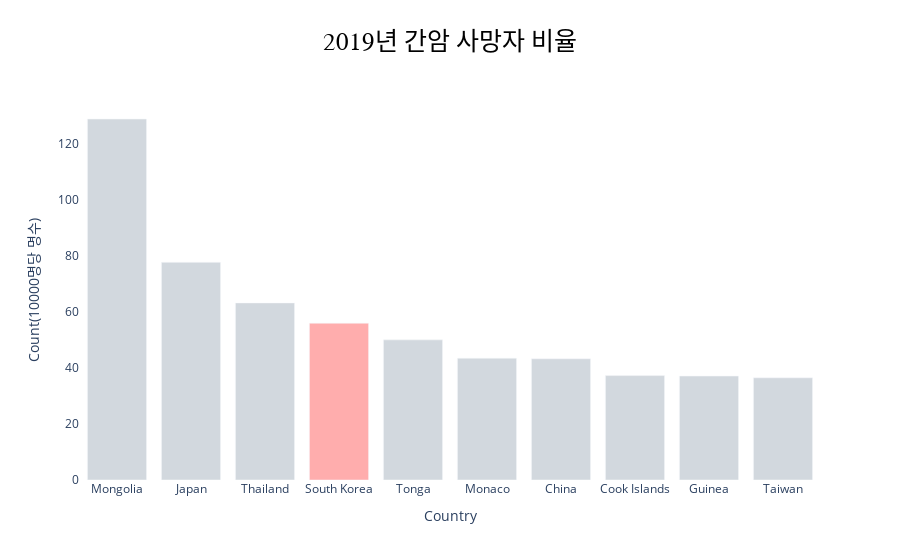

Notebook code cell kept with this figure:
### Code cell
# top 10 percentage graphs
fig = go.Figure()

colors = ['lightslategray','lightslategray','lightslategray',
          'red','lightslategray','lightslategray',
          'lightslategray','lightslategray','lightslategray',
          'lightslategray']

fig.add_trace(go.Bar(x = top_10_perc['Entity_x'],
                     y = top_10_perc['death_per_population'],
                     marker_color=colors,
                     opacity=0.8))

fig.update_layout(title_text="2019년 간암 사망자 비율",
                  title_x = 0.5,
                  title_xanchor = 'center',
                  title_font_size = 25,
                  title_font_color = 'black',
                  title_font_family = 'NanumSquare',
                  plot_bgcolor='#ffffff',
                  xaxis=dict(title='Country'),
                  yaxis=dict(title='Count(10000명당 명수)'))

fig.update_traces(#marker_color= 히스토그램 색, 
                 #marker_line_width=히스토그램 테두리 두깨,                            
                 #marker_line_color=히스토그램 테두리 색,
                 marker_opacity = 0.4,
                 )

fig.show()

# 저장
fig.write_image("../figure/cancer_death_count_perc.png")

### Figure 1 — Plotly figure (JSON) as saved in the notebook; plotly's stock layout.template omitted (floating-point values rounded to 4 significant figures)
{"data": [{"marker": {"color": ["lightslategray", "lightslategray", "lightslategray", "red", "lightslategray", "lightslategray", "lightslategray", "lightslategray", "lightslategray", "lightslategray"], "opacity": 0.4}, "opacity": 0.8, "type": "bar", "x": ["Mongolia", "Japan", "Thailand", "South Korea", "Tonga", "Monaco", "China", "Cook Islands", "Guinea", "Taiwan"], "y": [128.8, 77.65, 63.18, 55.92, 49.99, 43.47, 43.25, 37.25, 37.09, 36.47]}], "layout": {"plot_bgcolor": "#ffffff", "title": {"font": {"color": "black", "family": "NanumSquare", "size": 25}, "text": "2019년 간암 사망자 비율", "x": 0.5, "xanchor": "center"}, "xaxis": {"title": {"text": "Country"}}, "yaxis": {"title": {"text": "Count(10000명당 명수)"}}}}
